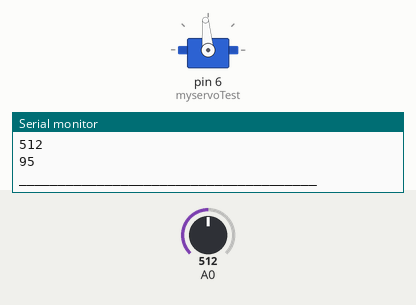
The sketch below on a simulated Arduino Uno, built with avr-gcc and run on an emulated ATmega328P. On the bench: servo, the last lines printed to the serial monitor. Inputs (shaded band) come from the test bench; at power-on: A0 = 512.

Above: at 1.2 s.
1.3 s: A0 set to 538
At 2.4 s:
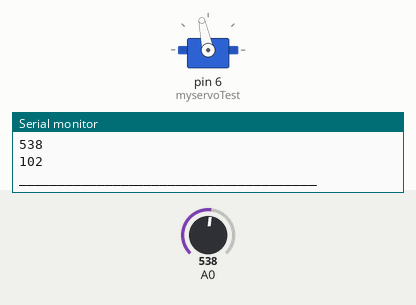
2.8 s: A0 set to 306
At 3.8 s:
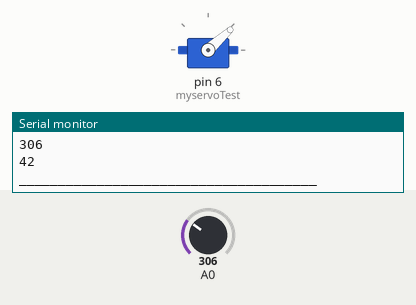
4.3 s: A0 set to 11
At 4.8 s:
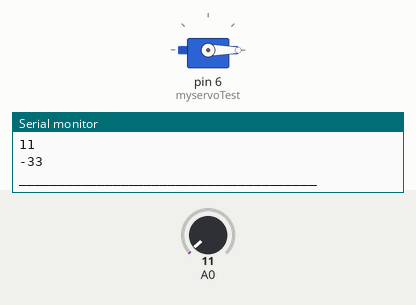
5.8 s: A0 set to 8
8.8 s: A0 set to 1023
At 9.7 s:
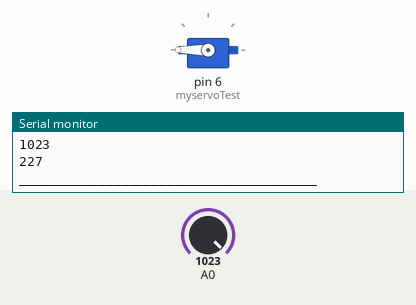
10.3 s: A0 set to 1007
11.8 s: A0 set to 992
Timing chart, 0 to 14.8 s (numbered marks = the images above; inputs shaded):
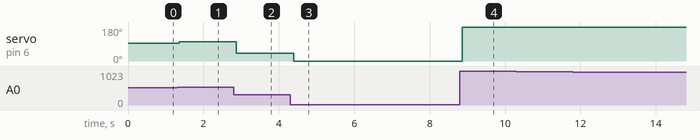

Measured:
- after the input at 1.3 s, servo on pin 6 (myservoTest): 95° → 102° after 0.06 s
- after the input at 2.8 s, servo on pin 6 (myservoTest): 102° → 42° after 0.07 s
- after the input at 4.3 s, servo on pin 6 (myservoTest): 42° → 0° after 0.10 s
- after the input at 8.8 s, servo on pin 6 (myservoTest): 0° → 180° after 0.07 s

The sketch:

Potentiometer_B5K_Test_Mar_12_2022.ino
```cpp
#include <Servo.h>

Servo myservoTest;  // create servo object to control a servo

// the setup routine runs once when you press reset:
void setup() {

  myservoTest.attach(6);  // attaches the servo on pin 9 to the servo object

  // initialize serial communication at 9600 bits per second:
  Serial.begin(9600);
}

// the loop routine runs over and over again forever:
void loop() {
  // read the input on analog pin 0:
  int sensorValue = analogRead(A0);
  // print out the value you read:
  Serial.println(sensorValue);

  int degreeGuess = map(sensorValue, 140, 840, 0, 180);
  Serial.println(degreeGuess);

  Serial.println("______________________________________");

  myservoTest.write(degreeGuess);

  delay(1);        // delay in between reads for stability
}
```
